Frame 1 (no input): blank canvas, image omitted
Frame 60 (the mouse pressed at the canvas centre just before this capture): blank canvas, image omitted
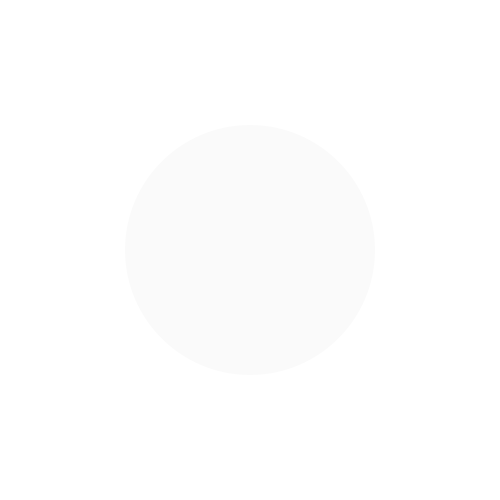
Frame 120 (the mouse held since frame 60 and released just before this capture)

The Processing sketch whose frames 1 and 60 were blank and that drew this single picture after the mouse press (run headless with seeded random() and noise(); from frame 60 on, the mouse is pressed at the canvas centre):

// Processing sketch: sketch6
// ── sketch6.pde
int x;
int y;
float r; 

void setup() {
  size(500, 500);
  background(255);
  x = width/2;
  y = height/2;
  r = 1;
  noStroke();
}

void draw() {
  background(255);
  float m = map(width/2, 0, mouseX, 0, 250);
  fill(m);
  ellipse(x, y, m, m);
  println(m);
}
